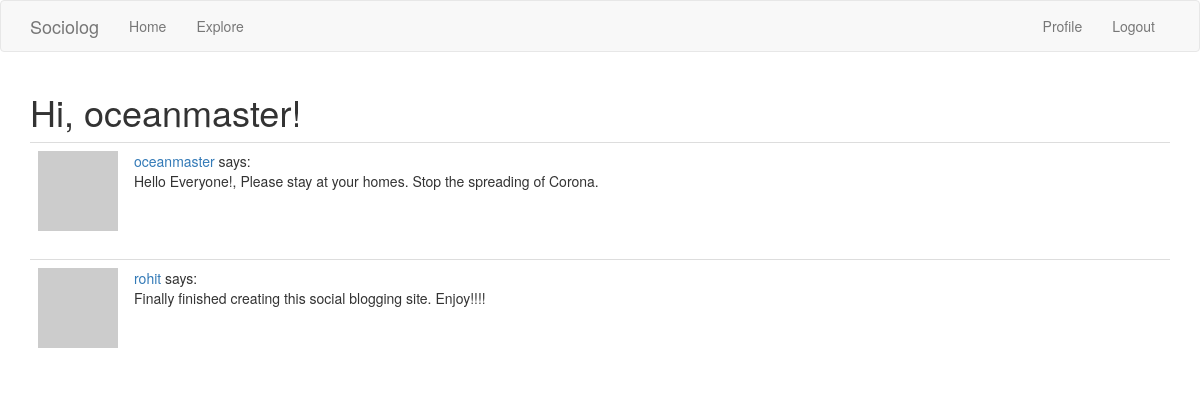
The page /explore (signed in) on the database its author committed.
### app/models.py (models this page shows, shortened)
class User(UserMixin, db.Model):
	id = db.Column(db.Integer, primary_key=True)
	username = db.Column(db.String(64), index=True, unique=True)
	email = db.Column(db.String(120), index=True, unique=True)
	password_hash = db.Column(db.String(128))
	posts = db.relationship('Post', backref='author', lazy='dynamic')
	about_me = db.Column(db.String(140))
	last_seen = db.Column(db.DateTime, default=datetime.utcnow)
	def avatar(self, size):
		digest = md5(self.email.lower().encode('utf-8')).hexdigest()
		return 'https://www.gravatar.com/avatar/{}?d=identicon&s={}'.format(
			digest, size)
	followed = db.relationship(
		'User', secondary=followers,
		primaryjoin=(followers.c.follower_id == id),
		secondaryjoin=(followers.c.followed_id == id),
		backref=db.backref('followers', lazy='dynamic'), lazy='dynamic')

class Post(db.Model):
	id = db.Column(db.Integer, primary_key=True)
	body = db.Column(db.String(140))
	timestamp = db.Column(db.DateTime, index=True, default=datetime.utcnow)
	user_id = db.Column(db.Integer, db.ForeignKey('user.id'))

### app/routes.py (the view)
@app.route('/explore')
@login_required
def explore():
	posts = Post.query.order_by(Post.timestamp.desc()).all()
	return render_template('index.html', title='Explore', posts=posts)

### app/models.py (called while the page is built)
@login.user_loader
def load_user(id):
	return User.query.get(int(id))

### app/routes.py (called while the page is built)
@app.before_request
def before_request():
	if current_user.is_authenticated:
		current_user.last_seen = datetime.utcnow()
		db.session.commit()

### app/templates/index.html (shortened to what this page needs)
{% extends "base.html" %}
{% import 'bootstrap/wtf.html' as wtf %}
{% block app_content %}
    <h1>Hi, {{ current_user.username }}!</h1>
    {% for post in posts %}
        {% include '_post.html' %}
    {% endfor %}
{% endblock %}

### app/templates/_post.html
    <table class="table table-hover">
        <tr>
            <td width="70px">
                <a href="{{ url_for('user', username=post.author.username) }}">
                    <img src="{{ post.author.avatar(70) }}" />
                </a>
            </td>
            <td>
                <a href="{{ url_for('user', username=post.author.username) }}">
                    {{ post.author.username }}
                </a>
                says:
                <br>
                {{ post.body }}
            </td>
        </tr>
    </table>

### rows shown on the page
User: username "oceanmaster"
Post: author.username "oceanmaster", body "Hello Everyone!, Please stay at your homes. Stop the spreading of Corona."
Post: author.username "rohit", body "Finally finished creating this social blogging site. Enjoy!!!!"
